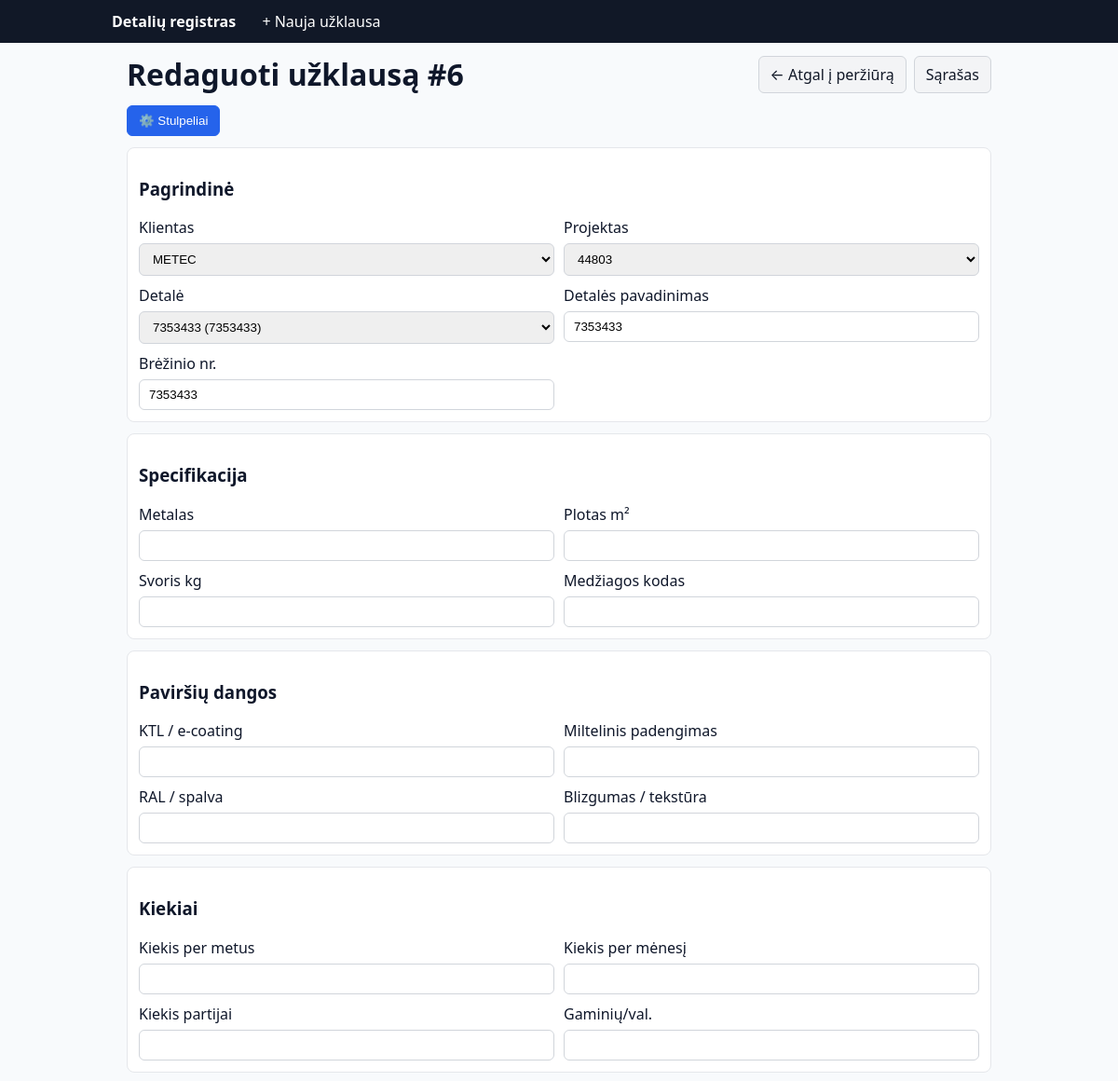
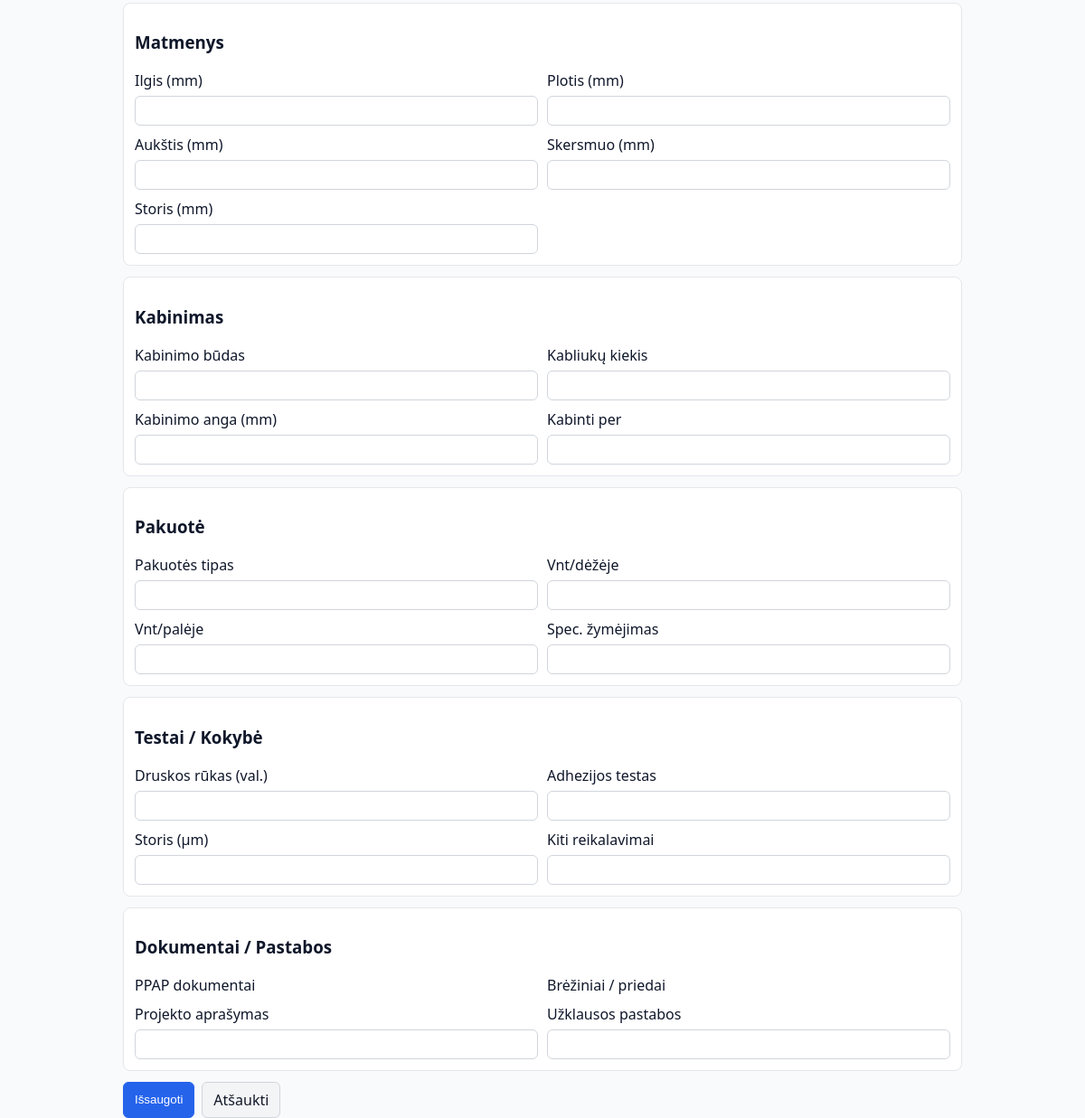
/detaliu_registras/ivesti_uzklausa/6/, run on the app's committed database (2 pictures, top to bottom).
### detaliu_registras/models.py (models this page shows, shortened)
class Timestamped(models.Model):
    created = models.DateTimeField(auto_now_add=True, null=True, blank=True)
    updated = models.DateTimeField(auto_now=True, null=True, blank=True)
    class Meta:
        abstract = True

class Uzklausa(Timestamped):
    klientas = models.ForeignKey(Klientas, on_delete=models.SET_NULL, null=True, blank=True, related_name="uzklausos")
    projektas = models.ForeignKey(Projektas, on_delete=models.SET_NULL, null=True, blank=True, related_name="uzklausos")
    detale = models.ForeignKey(Detale, on_delete=models.SET_NULL, null=True, blank=True, related_name="uzklausos")
    pastabos = models.TextField(blank=True, null=True)
    data = models.DateField(auto_now_add=True, null=True, blank=True)

### detaliu_registras/views.py (the view, shortened to what this page needs)
# urls.py: path("ivesti_uzklausa/<int:pk>/", views.UzklausaUpdateView.as_view(), name="redaguoti_uzklausa"),
class UzklausaUpdateView(UpdateView):
    model = Uzklausa
    template_name = "detaliu_registras/redaguoti_uzklausa.html"
    form_class = UzklausaEditForm

### detaliu_registras/forms.py (called while the page is built)
    def _has_concrete_field(self, instance, field_name: str) -> bool:
        names = [f.name for f in instance._meta.get_fields() if getattr(f, "concrete", False)]
        return field_name in names

### detaliu_registras/models.py (called while the page is built)
    def __str__(self):
        return self.vardas

    def __str__(self):
        return self.pavadinimas

    def __str__(self):
        return f"{self.pavadinimas} ({self.brezinio_nr or '—'})"

### detaliu_registras/templates/detaliu_registras/redaguoti_uzklausa.html (shortened to what this page needs)
{% extends "base.html" %}
{% block content %}
<div class="container">
  <header style="display:flex;align-items:center;justify-content:space-between;gap:12px;margin:12px 0">
    <h1 style="margin:0">Redaguoti užklausą #{{ form.instance.pk }}</h1>
    <div style="display:flex;gap:8px">
      <a class="btn btn-secondary" href="{% url 'detaliu_registras:perziureti_uzklausa' form.instance.pk %}">← Atgal į peržiūrą</a>
      <a class="btn btn-secondary" href="{% url 'detaliu_registras:uzklausa_list' %}">Sąrašas</a>
    </div>
  </header>
  <div class="cols-config" id="cols-config" style="display:flex;align-items:center;gap:12px;margin:8px 0 10px">
    <button type="button" class="btn" id="cols-toggle">⚙️ Stulpeliai</button>
  </div>
  <form method="post" novalidate>
    <section class="box block" data-block="main">
      <h3>Pagrindinė</h3>
      <div class="grid">
        <label class="field"><span>Klientas</span>{{ form.klientas }}</label>
        <label class="field"><span>Projektas</span>{{ form.projektas }}</label>
        <label class="field"><span>Detalė</span>{{ form.detale }}</label>
        <label class="field"><span>Detalės pavadinimas</span>{{ form.detale_pavadinimas }}</label>
        <label class="field"><span>Brėžinio nr.</span>{{ form.detale_brezinio_nr }}</label>
      </div>
    </section>
    <section class="box block" data-block="spec">
      <h3>Specifikacija</h3>
      <div class="grid">
        <label class="field"><span>Metalas</span>{{ form.metalas }}</label>
        <label class="field"><span>Plotas m²</span>{{ form.plotas_m2 }}</label>
        <label class="field"><span>Svoris kg</span>{{ form.svoris_kg }}</label>
        <label class="field"><span>Medžiagos kodas</span>{{ form.medziagos_kodas }}</label>
      </div>
    </section>
    <section class="box block" data-block="coats">
      <h3>Paviršių dangos</h3>
      <div class="grid">
        <label class="field"><span>KTL / e-coating</span>{{ form.ktl_ec_name }}</label>
        <label class="field"><span>Miltelinis padengimas</span>{{ form.miltelinis_name }}</label>
        <label class="field"><span>RAL / spalva</span>{{ form.spalva_ral }}</label>
        <label class="field"><span>Blizgumas / tekstūra</span>{{ form.blizgumas }}</label>
      </div>
    </section>
    <section class="box block" data-block="qty">
      <h3>Kiekiai</h3>
      <div class="grid">
        <label class="field"><span>Kiekis per metus</span>{{ form.kiekis_metinis }}</label>
        <label class="field"><span>Kiekis per mėnesį</span>{{ form.kiekis_menesis }}</label>
        <label class="field"><span>Kiekis partijai</span>{{ form.kiekis_partijai }}</label>
        <label class="field"><span>Gaminių/val.</span>{{ form.kiekis_per_val }}</label>
      </div>
    </section>
    <section class="box block" data-block="dims">
      <h3>Matmenys</h3>
      <div class="grid">
        <label class="field"><span>Ilgis (mm)</span>{{ form.ilgis_mm }}</label>
        <label class="field"><span>Plotis (mm)</span>{{ form.plotis_mm }}</label>
        <label class="field"><span>Aukštis (mm)</span>{{ form.aukstis_mm }}</label>
        <label class="field"><span>Skersmuo (mm)</span>{{ form.skersmuo_mm }}</label>
        <label class="field"><span>Storis (mm)</span>{{ form.storis_mm }}</label>
      </div>
    </section>
    <section class="box block" data-block="hang">
      <h3>Kabinimas</h3>
      <div class="grid">
        <label class="field"><span>Kabinimo būdas</span>{{ form.kabinimo_budas }}</label>
        <label class="field"><span>Kabliukų kiekis</span>{{ form.kabliuku_kiekis }}</label>
        <label class="field"><span>Kabinimo anga (mm)</span>{{ form.kabinimo_anga_mm }}</label>
        <label class="field"><span>Kabinti per</span>{{ form.kabinti_per }}</label>
      </div>
    </section>
    <section class="box block" data-block="pack">
      <h3>Pakuotė</h3>
      <div class="grid">
        <label class="field"><span>Pakuotės tipas</span>{{ form.pakuotes_tipas }}</label>
        <label class="field"><span>Vnt/dėžėje</span>{{ form.vienetai_dezeje }}</label>
        <label class="field"><span>Vnt/palėje</span>{{ form.vienetai_paleje }}</label>
        <label class="field"><span>Spec. žymėjimas</span>{{ form.pakuotes_pastabos }}</label>
      </div>
    </section>
    <section class="box block" data-block="qa">
      <h3>Testai / Kokybė</h3>
      <div class="grid">
        <label class="field"><span>Druskos rūkas (val.)</span>{{ form.testai_druskos_rukas_val }}</label>
        <label class="field"><span>Adhezijos testas</span>{{ form.testas_adhezija }}</label>
        <label class="field"><span>Storis (µm)</span>{{ form.testas_storis_mikronai }}</label>
        <label class="field"><span>Kiti reikalavimai</span>{{ form.testai_kita }}</label>
      </div>
    </section>
    <section class="box block" data-block="docs">
      <h3>Dokumentai / Pastabos</h3>
      <div class="grid">
        <label class="field"><span>PPAP dokumentai</span>{{ form.ppap_dokumentai }}</label>
        <label class="field"><span>Brėžiniai / priedai</span>{{ form.priedai_info }}</label>
        <label class="field"><span>Projekto aprašymas</span>{{ form.projekto_aprasymas }}</label>
        {% if form.uzklausos_pastabos %}
          <label class="field"><span>Užklausos pastabos</span>{{ form.uzklausos_pastabos }}</label>
        {% endif %}
      </div>
    </section>
    <div class="actions" style="margin-top:12px;display:flex;gap:8px">
      <button class="btn" type="submit">Išsaugoti</button>
      <a class="btn btn-secondary" href="{% url 'detaliu_registras:perziureti_uzklausa' form.instance.pk %}">Atšaukti</a>
    </div>
  </form>
</div>
{% endblock %}

### templates/base.html (style rules this page uses)
body { margin:0;font-family:system-ui,-apple-system,Segoe UI,Roboto,Ubuntu,"Helvetica Neue",Arial,"Noto Sans","Liberation Sans",sans-serif;background:#f8fafc;color:#0f172a }
.container { max-width:1200px;margin:0 auto;padding:0 16px }
a.btn, button.btn { display:inline-block;padding:8px 12px;border-radius:6px;border:1px solid #2563eb;background:#2563eb;color:#fff;text-decoration:none;cursor:pointer }
a.btn-secondary, button.btn-secondary { background:#f3f4f6;color:#111827;border-color:#d1d5db }

### detaliu_registras/templates/detaliu_registras/redaguoti_uzklausa.html (style rules this page uses)
.container { max-width:960px;margin:0 auto;padding:0 16px }
.box { border:1px solid #e5e7eb;border-radius:8px;padding:12px;margin:12px 0;background:#fff }
.grid { display:grid;grid-template-columns:repeat(2,minmax(0,1fr));gap:10px }
.field { display:flex;flex-direction:column;gap:6px }
.field input,.field select,.field textarea { padding:8px 10px;border:1px solid #d1d5db;border-radius:6px }

### data on the page
Uzklausa: instance.pk "6", klientas "METEC", projektas "44803", detale "7353433 (7353433)"
